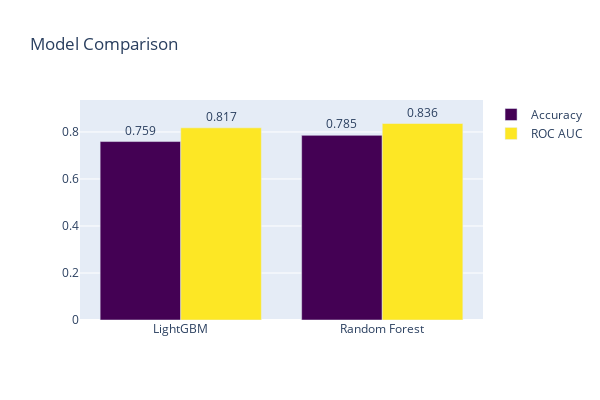

This figure's notebook cell:
### Code cell
fig7 = go.Figure()

fig7.add_trace(go.Bar(
    x=['LightGBM', 'Random Forest'],
    y=[accuracy_lgbm, accuracy_rfc],
    name='Accuracy',
    marker_color='#440154',
    text=[f'{accuracy_lgbm:.3f}', f'{accuracy_rfc:.3f}'],
    textposition='outside'
))

fig7.add_trace(go.Bar(
    x=['LightGBM', 'Random Forest'],
    y=[grid_search_lgbm.best_score_, grid_search_rfc.best_score_],
    name='ROC AUC',
    marker_color='#fde725',
    text=[f'{grid_search_lgbm.best_score_:.3f}', f'{grid_search_rfc.best_score_:.3f}'],
    textposition='outside'
))

max_y = max(accuracy_lgbm, accuracy_rfc, grid_search_lgbm.best_score_, grid_search_rfc.best_score_)

fig7.update_layout(
    barmode='group', 
    title='Model Comparison', 
    width=600, 
    height=400,
    yaxis=dict(
        range=[0, max_y + 0.1] 
    ),
)

fig7.show()

### Figure 1 — Plotly figure (JSON) as saved in the notebook; plotly's stock layout.template omitted (floating-point values rounded to 4 significant figures)
{"data": [{"marker": {"color": "#440154"}, "name": "Accuracy", "text": ["0.759", "0.785"], "textposition": "outside", "type": "bar", "x": ["LightGBM", "Random Forest"], "y": [0.7591, 0.7854]}, {"marker": {"color": "#fde725"}, "name": "ROC AUC", "text": ["0.817", "0.836"], "textposition": "outside", "type": "bar", "x": ["LightGBM", "Random Forest"], "y": [0.8175, 0.8359]}], "layout": {"barmode": "group", "height": 400, "title": {"text": "Model Comparison"}, "width": 600, "yaxis": {"range": [0, 0.9359]}}}
